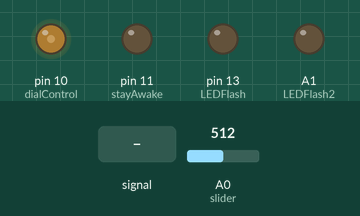
The sketch below on a simulated Arduino Uno, built with avr-gcc and run on an emulated ATmega328P. On the bench: output pins drawn as LEDs (lit = HIGH). Inputs (shaded band) come from the test bench; at power-on: A0 (slider) = 512. Random numbers use the default seed unless the sketch sets one; pins used as bus, display or sensor lines are not drawn.

Above: at 1.2 s.
1.3 s: A0 (slider) fed a 200 Hz sine of ±255 counts around its level
4.3 s: A0 (slider) set to 716
At 6.84 s:
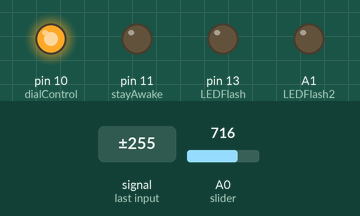
7.3 s: A0 (slider) set to 900
10.3 s: A0 (slider) set to 0
At 13.38 s:
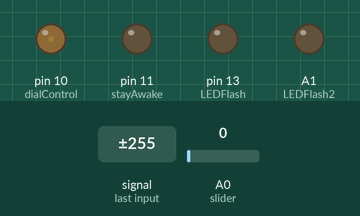
Timing chart, 0 to 51.7 s (numbered marks = the images above; inputs shaded):
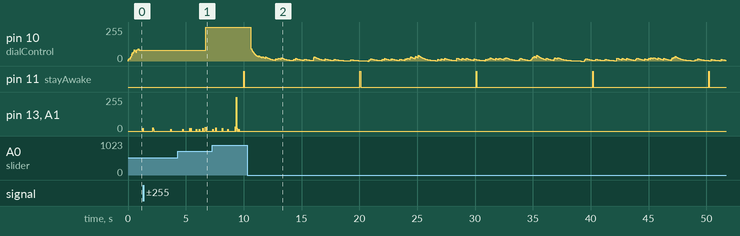

Measured:
- by itself, pin 11 (stayAwake): alternates HIGH for 0.05 s and LOW for 10.0 s

The sketch:

GeigerCounterSimulator.ino
```cpp
// (licence header left out)
//Pin Assignation
int geigerOut = 9;
int dialControl = 10;
int stayAwake = 11;
int slider = A0;
int LEDFlash = 13;
int LEDFlash2 = A1;

//Variables
long sliderIn = 0;
long oldsliderIn = 0;
long cps = 685; //OK for yearly rad worker.
long oldcps = 0;

const long maxCPS = 2000; //A good number for "very hot rads"
const long minCPS = 100; //A good vague number for "some radiation"
const long cpsRange = maxCPS - minCPS;

long previousMicrosGeiger = 0; // will store last time we updated the geiger
const long intervalGeiger = 5;           // interval at which to wakeup (microseconds)
const long wps = 1000000 / intervalGeiger; //wakeups per second

long previousMillisAwake = 0;
const long intervalAwake = 10000; //interval to pulse the wakeup pin
const long timeToStayAwake = 50; //how long to keep the wakeup pin high
bool awakePinState = false; //What's the awake pin state?

long previousMillisDial = 0;
const long intervalDial = 5;
byte dialOutput = 0;
const byte dialMax = 255;
float dialLevel = 0;
const float dialDecayConstant = 0.99;


// the setup routine runs once when you press reset:
void setup() {
  // initialize the digital pins as an output.
  pinMode(geigerOut, OUTPUT);
  pinMode(stayAwake, OUTPUT);
  pinMode(LEDFlash, OUTPUT);
  pinMode(LEDFlash2, OUTPUT);
  // random setup
  randomSeed(42);

  //Serial
  Serial.begin(9600);
}

// the loop routine runs over and over again forever:
void loop() {
  unsigned long currentMicrosGeiger = micros();
  unsigned long currentMillisAwake = millis();
  unsigned long currentMillisDial = millis();

  //Set the awake pin state
  if (awakePinState == true) {
    digitalWrite(stayAwake, HIGH);
  }
  else {
    digitalWrite(stayAwake, LOW);
  }

  if (currentMillisDial - previousMillisDial > intervalDial) {
    previousMillisDial = currentMillisDial;

    //Set the dial output
    if (dialLevel > (float)dialMax) {
      dialLevel = (float)dialMax;
    }
    dialLevel = dialLevel * dialDecayConstant;
    dialOutput = dialLevel;
    analogWrite(dialControl, dialOutput);
  }

  if (currentMicrosGeiger - previousMicrosGeiger > intervalGeiger) {
    // save the last time you blinked the LED
    previousMicrosGeiger = currentMicrosGeiger;
    sliderIn = analogRead(slider) + 1;
    long sliderChunk = ((float)sliderIn / 1024) * (cpsRange);
    cps = sliderChunk + minCPS;
    if (random(wps) <= cps) {
      //GOT A HIT
      dialLevel = dialLevel + 10.0;//(float)dialMax / 500;
      digitalWrite(geigerOut, HIGH);
      digitalWrite(LEDFlash, HIGH);
      digitalWrite(LEDFlash2, HIGH);
      delay(1);
      digitalWrite(geigerOut, LOW);
      digitalWrite(LEDFlash, LOW);
      digitalWrite(LEDFlash2, LOW);
    }
  }

  if (awakePinState == false && currentMillisAwake - previousMillisAwake > intervalAwake) {
    previousMillisAwake = currentMillisAwake;
    awakePinState = true;
  }

  if (awakePinState == true && currentMillisAwake - previousMillisAwake > timeToStayAwake) {
    previousMillisAwake = currentMillisAwake;
    awakePinState = false;
  }
}
```
